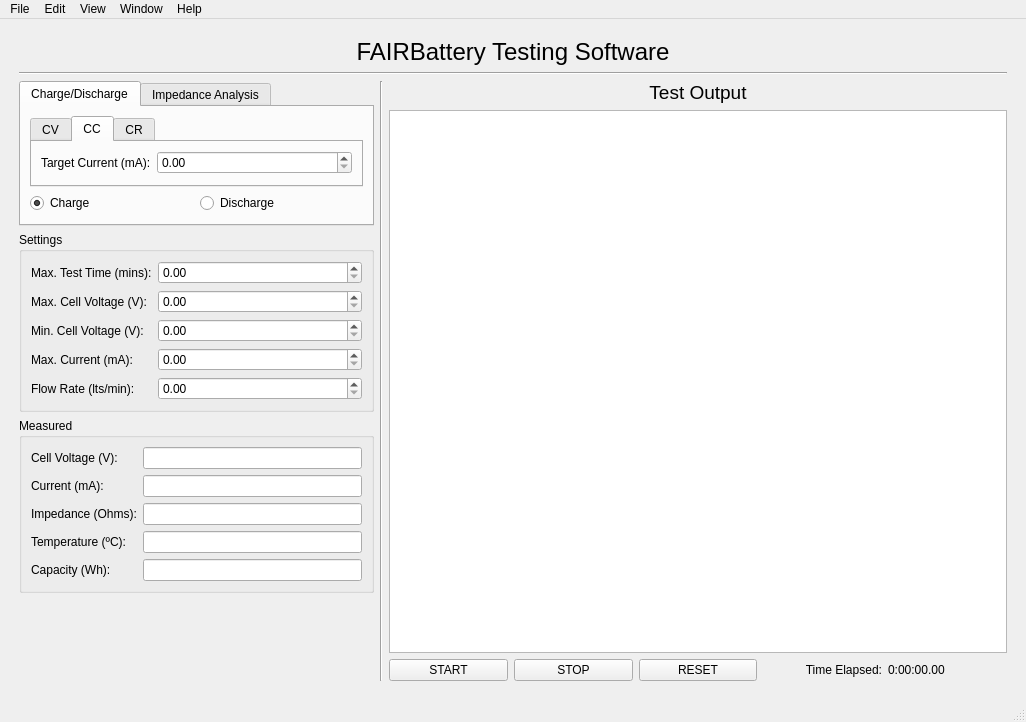
<?xml version="1.0" encoding="UTF-8"?>
<ui version="4.0">
 <class>MainWindow</class>
 <widget class="QMainWindow" name="MainWindow">
  <property name="geometry">
   <rect>
    <x>0</x>
    <y>0</y>
    <width>1026</width>
    <height>722</height>
   </rect>
  </property>
  <property name="windowTitle">
   <string>FAIRBatery Testing Software</string>
  </property>
  <widget class="QWidget" name="centralwidget">
   <layout class="QVBoxLayout" name="verticalLayout_6">
    <item>
     <layout class="QVBoxLayout" name="verticalLayout">
      <property name="leftMargin">
       <number>10</number>
      </property>
      <property name="topMargin">
       <number>10</number>
      </property>
      <property name="rightMargin">
       <number>10</number>
      </property>
      <property name="bottomMargin">
       <number>10</number>
      </property>
      <item>
       <widget class="QLabel" name="title">
        <property name="font">
         <font>
          <pointsize>18</pointsize>
         </font>
        </property>
        <property name="text">
         <string>FAIRBattery Testing Software</string>
        </property>
        <property name="alignment">
         <set>Qt::AlignCenter</set>
        </property>
       </widget>
      </item>
      <item>
       <widget class="Line" name="line">
        <property name="orientation">
         <enum>Qt::Horizontal</enum>
        </property>
       </widget>
      </item>
      <item>
       <layout class="QHBoxLayout" name="horizontalLayout">
        <item>
         <layout class="QVBoxLayout" name="verticalLayout_8">
          <item>
           <widget class="QTabWidget" name="test_mode_tabs">
            <property name="sizePolicy">
             <sizepolicy hsizetype="Fixed" vsizetype="Expanding">
              <horstretch>0</horstretch>
              <verstretch>0</verstretch>
             </sizepolicy>
            </property>
            <property name="minimumSize">
             <size>
              <width>355</width>
              <height>0</height>
             </size>
            </property>
            <property name="currentIndex">
             <number>0</number>
            </property>
            <widget class="QWidget" name="charge">
             <attribute name="title">
              <string>Charge/Discharge</string>
             </attribute>
             <layout class="QVBoxLayout" name="verticalLayout_3">
              <item>
               <widget class="QTabWidget" name="target_selection_tabs">
                <property name="sizePolicy">
                 <sizepolicy hsizetype="Expanding" vsizetype="Fixed">
                  <horstretch>0</horstretch>
                  <verstretch>0</verstretch>
                 </sizepolicy>
                </property>
                <property name="currentIndex">
                 <number>1</number>
                </property>
                <widget class="QWidget" name="CV">
                 <attribute name="title">
                  <string>CV</string>
                 </attribute>
                 <layout class="QVBoxLayout" name="verticalLayout_4">
                  <item>
                   <layout class="QFormLayout" name="formLayout_4">
                    <property name="leftMargin">
                     <number>0</number>
                    </property>
                    <property name="topMargin">
                     <number>0</number>
                    </property>
                    <item row="0" column="0">
                     <widget class="QLabel" name="label_6">
                      <property name="text">
                       <string>Target Cell Voltage (V):</string>
                      </property>
                     </widget>
                    </item>
                    <item row="0" column="1">
                     <widget class="QDoubleSpinBox" name="target_voltage_spinbox">
                      <property name="accelerated">
                       <bool>true</bool>
                      </property>
                      <property name="maximum">
                       <double>4.000000000000000</double>
                      </property>
                      <property name="singleStep">
                       <double>0.100000000000000</double>
                      </property>
                     </widget>
                    </item>
                   </layout>
                  </item>
                 </layout>
                </widget>
                <widget class="QWidget" name="CC">
                 <attribute name="title">
                  <string>CC</string>
                 </attribute>
                 <layout class="QHBoxLayout" name="horizontalLayout_5">
                  <item>
                   <layout class="QFormLayout" name="formLayout_10">
                    <property name="leftMargin">
                     <number>0</number>
                    </property>
                    <property name="topMargin">
                     <number>0</number>
                    </property>
                    <item row="0" column="0">
                     <widget class="QLabel" name="label_17">
                      <property name="text">
                       <string>Target Current (mA):</string>
                      </property>
                     </widget>
                    </item>
                    <item row="0" column="1">
                     <widget class="QDoubleSpinBox" name="target_current_spinbox">
                      <property name="accelerated">
                       <bool>true</bool>
                      </property>
                      <property name="maximum">
                       <double>300.000000000000000</double>
                      </property>
                     </widget>
                    </item>
                   </layout>
                  </item>
                 </layout>
                </widget>
                <widget class="QWidget" name="CR">
                 <attribute name="title">
                  <string>CR</string>
                 </attribute>
                 <layout class="QHBoxLayout" name="horizontalLayout_6">
                  <item>
                   <layout class="QFormLayout" name="formLayout_6">
                    <property name="leftMargin">
                     <number>0</number>
                    </property>
                    <property name="topMargin">
                     <number>0</number>
                    </property>
                    <item row="0" column="0">
                     <widget class="QLabel" name="label_7">
                      <property name="text">
                       <string>Target Load Resistance (Ohms):</string>
                      </property>
                     </widget>
                    </item>
                    <item row="0" column="1">
                     <widget class="QDoubleSpinBox" name="target_resistance_spinbox">
                      <property name="accelerated">
                       <bool>true</bool>
                      </property>
                      <property name="decimals">
                       <number>1</number>
                      </property>
                      <property name="maximum">
                       <double>512.000000000000000</double>
                      </property>
                     </widget>
                    </item>
                   </layout>
                  </item>
                 </layout>
                </widget>
               </widget>
              </item>
              <item>
               <layout class="QHBoxLayout" name="horizontalLayout_4">
                <item>
                 <widget class="QRadioButton" name="charge_radiobutton">
                  <property name="text">
                   <string>Charge</string>
                  </property>
                  <property name="checked">
                   <bool>true</bool>
                  </property>
                 </widget>
                </item>
                <item>
                 <widget class="QRadioButton" name="discharge_radiobutton">
                  <property name="text">
                   <string>Discharge</string>
                  </property>
                 </widget>
                </item>
               </layout>
              </item>
             </layout>
            </widget>
            <widget class="QWidget" name="impedance">
             <attribute name="title">
              <string>Impedance Analysis</string>
             </attribute>
             <layout class="QVBoxLayout" name="verticalLayout_5">
              <item>
               <layout class="QFormLayout" name="formLayout_23">
                <item row="0" column="0">
                 <widget class="QLabel" name="label_33">
                  <property name="text">
                   <string>Min. Frequency (Hz):</string>
                  </property>
                 </widget>
                </item>
                <item row="0" column="1">
                 <widget class="QSpinBox" name="min_frequency_spinbox">
                  <property name="accelerated">
                   <bool>true</bool>
                  </property>
                  <property name="maximum">
                   <number>1000000</number>
                  </property>
                  <property name="singleStep">
                   <number>100</number>
                  </property>
                 </widget>
                </item>
                <item row="1" column="0">
                 <widget class="QLabel" name="label_34">
                  <property name="text">
                   <string>Max. Frequency (Hz):</string>
                  </property>
                 </widget>
                </item>
                <item row="1" column="1">
                 <widget class="QSpinBox" name="max_frequency_spinbox">
                  <property name="accelerated">
                   <bool>true</bool>
                  </property>
                  <property name="maximum">
                   <number>1000000</number>
                  </property>
                  <property name="singleStep">
                   <number>100</number>
                  </property>
                 </widget>
                </item>
                <item row="2" column="0">
                 <widget class="QLabel" name="label_37">
                  <property name="text">
                   <string>Steps per Decade:</string>
                  </property>
                 </widget>
                </item>
                <item row="2" column="1">
                 <widget class="QSpinBox" name="steps_per_decade_spinbox">
                  <property name="accelerated">
                   <bool>true</bool>
                  </property>
                  <property name="minimum">
                   <number>1</number>
                  </property>
                  <property name="maximum">
                   <number>10000</number>
                  </property>
                  <property name="value">
                   <number>50</number>
                  </property>
                 </widget>
                </item>
               </layout>
              </item>
             </layout>
            </widget>
           </widget>
          </item>
          <item>
           <widget class="QGroupBox" name="groupBox_2">
            <property name="title">
             <string>Settings</string>
            </property>
            <layout class="QGridLayout" name="gridLayout_2">
             <item row="0" column="0">
              <layout class="QFormLayout" name="formLayout_9">
               <item row="0" column="0">
                <widget class="QLabel" name="label_16">
                 <property name="text">
                  <string>Max. Test Time (mins):</string>
                 </property>
                </widget>
               </item>
               <item row="0" column="1">
                <widget class="QDoubleSpinBox" name="max_time_spinbox">
                 <property name="minimumSize">
                  <size>
                   <width>76</width>
                   <height>0</height>
                  </size>
                 </property>
                 <property name="accelerated">
                  <bool>true</bool>
                 </property>
                 <property name="maximum">
                  <double>400.000000000000000</double>
                 </property>
                </widget>
               </item>
               <item row="3" column="0">
                <widget class="QLabel" name="label_2">
                 <property name="text">
                  <string>Max. Current (mA):</string>
                 </property>
                </widget>
               </item>
               <item row="3" column="1">
                <widget class="QDoubleSpinBox" name="max_current_spinbox">
                 <property name="minimumSize">
                  <size>
                   <width>76</width>
                   <height>0</height>
                  </size>
                 </property>
                 <property name="accelerated">
                  <bool>true</bool>
                 </property>
                 <property name="decimals">
                  <number>2</number>
                 </property>
                 <property name="maximum">
                  <double>300.000000000000000</double>
                 </property>
                </widget>
               </item>
               <item row="1" column="0">
                <widget class="QLabel" name="label_12">
                 <property name="text">
                  <string>Max. Cell Voltage (V):</string>
                 </property>
                </widget>
               </item>
               <item row="1" column="1">
                <widget class="QDoubleSpinBox" name="max_cell_voltage_spinbox">
                 <property name="minimumSize">
                  <size>
                   <width>76</width>
                   <height>0</height>
                  </size>
                 </property>
                 <property name="accelerated">
                  <bool>true</bool>
                 </property>
                 <property name="maximum">
                  <double>4.500000000000000</double>
                 </property>
                 <property name="singleStep">
                  <double>0.100000000000000</double>
                 </property>
                </widget>
               </item>
               <item row="4" column="0">
                <widget class="QLabel" name="label_10">
                 <property name="text">
                  <string>Flow Rate (lts/min):</string>
                 </property>
                </widget>
               </item>
               <item row="4" column="1">
                <widget class="QDoubleSpinBox" name="flow_rate_spinbox">
                 <property name="minimumSize">
                  <size>
                   <width>76</width>
                   <height>0</height>
                  </size>
                 </property>
                 <property name="accelerated">
                  <bool>true</bool>
                 </property>
                </widget>
               </item>
               <item row="2" column="0">
                <widget class="QLabel" name="label_18">
                 <property name="text">
                  <string>Min. Cell Voltage (V):</string>
                 </property>
                </widget>
               </item>
               <item row="2" column="1">
                <widget class="QDoubleSpinBox" name="min_cell_voltage_spinbox">
                 <property name="minimumSize">
                  <size>
                   <width>76</width>
                   <height>0</height>
                  </size>
                 </property>
                 <property name="accelerated">
                  <bool>true</bool>
                 </property>
                 <property name="maximum">
                  <double>4.000000000000000</double>
                 </property>
                 <property name="singleStep">
                  <double>0.100000000000000</double>
                 </property>
                </widget>
               </item>
              </layout>
             </item>
            </layout>
           </widget>
          </item>
          <item>
           <widget class="QGroupBox" name="groupBox">
            <property name="sizePolicy">
             <sizepolicy hsizetype="Fixed" vsizetype="Preferred">
              <horstretch>0</horstretch>
              <verstretch>0</verstretch>
             </sizepolicy>
            </property>
            <property name="minimumSize">
             <size>
              <width>355</width>
              <height>0</height>
             </size>
            </property>
            <property name="title">
             <string>Measured</string>
            </property>
            <layout class="QGridLayout" name="gridLayout">
             <item row="0" column="0">
              <layout class="QFormLayout" name="formLayout_17">
               <item row="0" column="0">
                <widget class="QLabel" name="label_28">
                 <property name="text">
                  <string>Cell Voltage (V):</string>
                 </property>
                </widget>
               </item>
               <item row="0" column="1">
                <widget class="QLineEdit" name="measured_voltage_lineedit">
                 <property name="readOnly">
                  <bool>true</bool>
                 </property>
                </widget>
               </item>
               <item row="1" column="0">
                <widget class="QLabel" name="label_29">
                 <property name="text">
                  <string>Current (mA):</string>
                 </property>
                </widget>
               </item>
               <item row="1" column="1">
                <widget class="QLineEdit" name="measured_current_lineedit">
                 <property name="readOnly">
                  <bool>true</bool>
                 </property>
                </widget>
               </item>
               <item row="3" column="0">
                <widget class="QLabel" name="label_30">
                 <property name="text">
                  <string>Temperature (ºC):</string>
                 </property>
                </widget>
               </item>
               <item row="3" column="1">
                <widget class="QLineEdit" name="measured_temperature_lineedit">
                 <property name="readOnly">
                  <bool>true</bool>
                 </property>
                </widget>
               </item>
               <item row="4" column="0">
                <widget class="QLabel" name="label_31">
                 <property name="text">
                  <string>Capacity (Wh):</string>
                 </property>
                </widget>
               </item>
               <item row="4" column="1">
                <widget class="QLineEdit" name="measured_capacity_lineedit">
                 <property name="readOnly">
                  <bool>true</bool>
                 </property>
                </widget>
               </item>
               <item row="2" column="0">
                <widget class="QLabel" name="label_5">
                 <property name="text">
                  <string>Impedance (Ohms):</string>
                 </property>
                </widget>
               </item>
               <item row="2" column="1">
                <widget class="QLineEdit" name="measured_impedance_lineedit"/>
               </item>
              </layout>
             </item>
            </layout>
           </widget>
          </item>
          <item>
           <spacer name="verticalSpacer">
            <property name="orientation">
             <enum>Qt::Vertical</enum>
            </property>
            <property name="sizeHint" stdset="0">
             <size>
              <width>20</width>
              <height>40</height>
             </size>
            </property>
           </spacer>
          </item>
         </layout>
        </item>
        <item>
         <widget class="Line" name="line_2">
          <property name="orientation">
           <enum>Qt::Vertical</enum>
          </property>
         </widget>
        </item>
        <item>
         <layout class="QVBoxLayout" name="verticalLayout_2">
          <item>
           <widget class="QLabel" name="label_4">
            <property name="font">
             <font>
              <pointsize>14</pointsize>
             </font>
            </property>
            <property name="text">
             <string>Test Output</string>
            </property>
            <property name="alignment">
             <set>Qt::AlignCenter</set>
            </property>
           </widget>
          </item>
          <item>
           <widget class="GraphicsLayoutWidget" name="graphicsView">
            <property name="minimumSize">
             <size>
              <width>500</width>
              <height>0</height>
             </size>
            </property>
           </widget>
          </item>
          <item>
           <layout class="QHBoxLayout" name="horizontalLayout_2">
            <item>
             <widget class="QPushButton" name="start_button">
              <property name="text">
               <string>START</string>
              </property>
             </widget>
            </item>
            <item>
             <widget class="QPushButton" name="stop_button">
              <property name="text">
               <string>STOP</string>
              </property>
             </widget>
            </item>
            <item>
             <widget class="QPushButton" name="reset_button">
              <property name="text">
               <string>RESET</string>
              </property>
             </widget>
            </item>
            <item>
             <widget class="QLabel" name="label_3">
              <property name="text">
               <string>Time Elapsed:</string>
              </property>
              <property name="alignment">
               <set>Qt::AlignRight|Qt::AlignTrailing|Qt::AlignVCenter</set>
              </property>
             </widget>
            </item>
            <item>
             <widget class="QLabel" name="time_elapsed_value">
              <property name="text">
               <string>0:00:00.00</string>
              </property>
             </widget>
            </item>
           </layout>
          </item>
         </layout>
        </item>
       </layout>
      </item>
     </layout>
    </item>
   </layout>
  </widget>
  <widget class="QStatusBar" name="statusbar"/>
  <widget class="QMenuBar" name="menubar">
   <property name="geometry">
    <rect>
     <x>0</x>
     <y>0</y>
     <width>1026</width>
     <height>24</height>
    </rect>
   </property>
   <widget class="QMenu" name="menuFile">
    <property name="title">
     <string>File</string>
    </property>
    <widget class="QMenu" name="menuSave_Data">
     <property name="title">
      <string>Export Data</string>
     </property>
     <addaction name="actionSave_Raw_Data"/>
     <addaction name="actionFigure"/>
    </widget>
    <widget class="QMenu" name="menuRecent_Tests">
     <property name="title">
      <string>Recent Tests</string>
     </property>
     <addaction name="actionTest1"/>
     <addaction name="actionTest2"/>
     <addaction name="actionTest3"/>
    </widget>
    <addaction name="actionLoad_Test"/>
    <addaction name="menuRecent_Tests"/>
    <addaction name="actionSave_Test"/>
    <addaction name="actionSave_Test_As"/>
    <addaction name="menuSave_Data"/>
    <addaction name="separator"/>
    <addaction name="actionClose"/>
   </widget>
   <widget class="QMenu" name="menuHelp">
    <property name="title">
     <string>Help</string>
    </property>
    <addaction name="actionDocumentation"/>
   </widget>
   <widget class="QMenu" name="menuView">
    <property name="title">
     <string>View</string>
    </property>
    <addaction name="actionEnter_Full_Screen_2"/>
   </widget>
   <widget class="QMenu" name="menuEdit">
    <property name="title">
     <string>Edit</string>
    </property>
    <addaction name="actionUndo"/>
    <addaction name="actionRedo"/>
    <addaction name="separator"/>
    <addaction name="actionCut"/>
    <addaction name="actionCopy"/>
    <addaction name="actionPaste"/>
    <addaction name="actionSelect_All"/>
    <addaction name="separator"/>
   </widget>
   <widget class="QMenu" name="menuWindow">
    <property name="title">
     <string>Window</string>
    </property>
    <addaction name="actionMinimise"/>
    <addaction name="separator"/>
    <addaction name="actionBring_All_to_Front"/>
    <addaction name="separator"/>
    <addaction name="actionTest1_2"/>
   </widget>
   <addaction name="menuFile"/>
   <addaction name="menuEdit"/>
   <addaction name="menuView"/>
   <addaction name="menuWindow"/>
   <addaction name="menuHelp"/>
  </widget>
  <action name="actionLoad_Test">
   <property name="text">
    <string>Load Test</string>
   </property>
   <property name="shortcut">
    <string>Ctrl+O</string>
   </property>
  </action>
  <action name="actionSave_Test">
   <property name="text">
    <string>Save Test</string>
   </property>
   <property name="shortcut">
    <string>Ctrl+S</string>
   </property>
  </action>
  <action name="actionSave_Raw_Data">
   <property name="text">
    <string>Raw Data</string>
   </property>
  </action>
  <action name="actionFigure">
   <property name="text">
    <string>Figure</string>
   </property>
  </action>
  <action name="actionSave_Test_As">
   <property name="text">
    <string>Save Test As</string>
   </property>
   <property name="shortcut">
    <string>Ctrl+Shift+S</string>
   </property>
  </action>
  <action name="actionDocumentation">
   <property name="text">
    <string>Documentation</string>
   </property>
  </action>
  <action name="actionUndo">
   <property name="text">
    <string>Undo</string>
   </property>
   <property name="shortcut">
    <string>Ctrl+Z</string>
   </property>
  </action>
  <action name="actionRedo">
   <property name="text">
    <string>Redo</string>
   </property>
   <property name="shortcut">
    <string>Ctrl+Shift+Z</string>
   </property>
  </action>
  <action name="actionCut">
   <property name="text">
    <string>Cut</string>
   </property>
   <property name="shortcut">
    <string>Ctrl+X</string>
   </property>
  </action>
  <action name="actionCopy">
   <property name="text">
    <string>Copy</string>
   </property>
   <property name="shortcut">
    <string>Ctrl+C</string>
   </property>
  </action>
  <action name="actionPaste">
   <property name="text">
    <string>Paste</string>
   </property>
   <property name="shortcut">
    <string>Ctrl+V</string>
   </property>
  </action>
  <action name="actionSelect_All">
   <property name="text">
    <string>Select All</string>
   </property>
   <property name="shortcut">
    <string>Ctrl+A</string>
   </property>
  </action>
  <action name="actionStart_Dictation">
   <property name="text">
    <string>Start Dictation</string>
   </property>
  </action>
  <action name="actionTest1">
   <property name="text">
    <string>Test1</string>
   </property>
  </action>
  <action name="actionTest2">
   <property name="text">
    <string>Test2</string>
   </property>
  </action>
  <action name="actionTest3">
   <property name="text">
    <string>Test3</string>
   </property>
  </action>
  <action name="actionClose">
   <property name="text">
    <string>Close</string>
   </property>
   <property name="shortcut">
    <string>Ctrl+W</string>
   </property>
  </action>
  <action name="actionMinimise">
   <property name="text">
    <string>Minimise</string>
   </property>
  </action>
  <action name="actionBring_All_to_Front">
   <property name="text">
    <string>Bring All to Front</string>
   </property>
  </action>
  <action name="actionTest1_2">
   <property name="text">
    <string>&gt; Example Test 1</string>
   </property>
  </action>
  <action name="actionEnter_Full_Screen">
   <property name="text">
    <string>Enter Full Screen</string>
   </property>
  </action>
  <action name="actionEnter_Full_Screen_2">
   <property name="text">
    <string>Enter Full Screen</string>
   </property>
  </action>
 </widget>
 <customwidgets>
  <customwidget>
   <class>GraphicsLayoutWidget</class>
   <extends>QGraphicsView</extends>
   <header>pyqtgraph</header>
  </customwidget>
 </customwidgets>
 <resources/>
 <connections>
  <connection>
   <sender>start_button</sender>
   <signal>pressed()</signal>
   <receiver>MainWindow</receiver>
   <slot>start_test_button()</slot>
   <hints>
    <hint type="sourcelabel">
     <x>440</x>
     <y>648</y>
    </hint>
    <hint type="destinationlabel">
     <x>390</x>
     <y>615</y>
    </hint>
   </hints>
  </connection>
  <connection>
   <sender>stop_button</sender>
   <signal>pressed()</signal>
   <receiver>MainWindow</receiver>
   <slot>stop_test_button()</slot>
   <hints>
    <hint type="sourcelabel">
     <x>552</x>
     <y>653</y>
    </hint>
    <hint type="destinationlabel">
     <x>529</x>
     <y>626</y>
    </hint>
   </hints>
  </connection>
  <connection>
   <sender>reset_button</sender>
   <signal>pressed()</signal>
   <receiver>MainWindow</receiver>
   <slot>reset_test_button()</slot>
   <hints>
    <hint type="sourcelabel">
     <x>691</x>
     <y>649</y>
    </hint>
    <hint type="destinationlabel">
     <x>663</x>
     <y>625</y>
    </hint>
   </hints>
  </connection>
  <connection>
   <sender>max_time_spinbox</sender>
   <signal>valueChanged(double)</signal>
   <receiver>MainWindow</receiver>
   <slot>set_max_test_time()</slot>
   <hints>
    <hint type="sourcelabel">
     <x>295</x>
     <y>291</y>
    </hint>
    <hint type="destinationlabel">
     <x>386</x>
     <y>284</y>
    </hint>
   </hints>
  </connection>
  <connection>
   <sender>max_cell_voltage_spinbox</sender>
   <signal>valueChanged(double)</signal>
   <receiver>MainWindow</receiver>
   <slot>set_max_test_voltage()</slot>
   <hints>
    <hint type="sourcelabel">
     <x>274</x>
     <y>332</y>
    </hint>
    <hint type="destinationlabel">
     <x>385</x>
     <y>315</y>
    </hint>
   </hints>
  </connection>
  <connection>
   <sender>min_cell_voltage_spinbox</sender>
   <signal>valueChanged(double)</signal>
   <receiver>MainWindow</receiver>
   <slot>set_min_test_voltage()</slot>
   <hints>
    <hint type="sourcelabel">
     <x>256</x>
     <y>370</y>
    </hint>
    <hint type="destinationlabel">
     <x>387</x>
     <y>342</y>
    </hint>
   </hints>
  </connection>
  <connection>
   <sender>max_current_spinbox</sender>
   <signal>valueChanged(double)</signal>
   <receiver>MainWindow</receiver>
   <slot>set_max_test_current()</slot>
   <hints>
    <hint type="sourcelabel">
     <x>249</x>
     <y>402</y>
    </hint>
    <hint type="destinationlabel">
     <x>386</x>
     <y>378</y>
    </hint>
   </hints>
  </connection>
  <connection>
   <sender>flow_rate_spinbox</sender>
   <signal>valueChanged(double)</signal>
   <receiver>MainWindow</receiver>
   <slot>set_flow_rate()</slot>
   <hints>
    <hint type="sourcelabel">
     <x>290</x>
     <y>433</y>
    </hint>
    <hint type="destinationlabel">
     <x>386</x>
     <y>412</y>
    </hint>
   </hints>
  </connection>
  <connection>
   <sender>test_mode_tabs</sender>
   <signal>currentChanged(int)</signal>
   <receiver>MainWindow</receiver>
   <slot>set_test_mode()</slot>
   <hints>
    <hint type="sourcelabel">
     <x>360</x>
     <y>111</y>
    </hint>
    <hint type="destinationlabel">
     <x>386</x>
     <y>101</y>
    </hint>
   </hints>
  </connection>
  <connection>
   <sender>target_selection_tabs</sender>
   <signal>currentChanged(int)</signal>
   <receiver>MainWindow</receiver>
   <slot>set_test_selection()</slot>
   <hints>
    <hint type="sourcelabel">
     <x>323</x>
     <y>133</y>
    </hint>
    <hint type="destinationlabel">
     <x>386</x>
     <y>133</y>
    </hint>
   </hints>
  </connection>
  <connection>
   <sender>charge_radiobutton</sender>
   <signal>toggled(bool)</signal>
   <receiver>MainWindow</receiver>
   <slot>set_charge_mode()</slot>
   <hints>
    <hint type="sourcelabel">
     <x>165</x>
     <y>223</y>
    </hint>
    <hint type="destinationlabel">
     <x>388</x>
     <y>215</y>
    </hint>
   </hints>
  </connection>
  <connection>
   <sender>target_voltage_spinbox</sender>
   <signal>valueChanged(double)</signal>
   <receiver>MainWindow</receiver>
   <slot>set_target_voltage()</slot>
   <hints>
    <hint type="sourcelabel">
     <x>283</x>
     <y>180</y>
    </hint>
    <hint type="destinationlabel">
     <x>386</x>
     <y>159</y>
    </hint>
   </hints>
  </connection>
  <connection>
   <sender>target_current_spinbox</sender>
   <signal>valueChanged(double)</signal>
   <receiver>MainWindow</receiver>
   <slot>set_target_current()</slot>
   <hints>
    <hint type="sourcelabel">
     <x>310</x>
     <y>188</y>
    </hint>
    <hint type="destinationlabel">
     <x>400</x>
     <y>170</y>
    </hint>
   </hints>
  </connection>
  <connection>
   <sender>target_resistance_spinbox</sender>
   <signal>valueChanged(double)</signal>
   <receiver>MainWindow</receiver>
   <slot>set_target_resistance()</slot>
   <hints>
    <hint type="sourcelabel">
     <x>339</x>
     <y>188</y>
    </hint>
    <hint type="destinationlabel">
     <x>385</x>
     <y>189</y>
    </hint>
   </hints>
  </connection>
  <connection>
   <sender>min_frequency_spinbox</sender>
   <signal>valueChanged(int)</signal>
   <receiver>MainWindow</receiver>
   <slot>set_min_frequency()</slot>
   <hints>
    <hint type="sourcelabel">
     <x>316</x>
     <y>156</y>
    </hint>
    <hint type="destinationlabel">
     <x>397</x>
     <y>144</y>
    </hint>
   </hints>
  </connection>
  <connection>
   <sender>max_frequency_spinbox</sender>
   <signal>valueChanged(int)</signal>
   <receiver>MainWindow</receiver>
   <slot>set_min_frequency()</slot>
   <hints>
    <hint type="sourcelabel">
     <x>316</x>
     <y>190</y>
    </hint>
    <hint type="destinationlabel">
     <x>398</x>
     <y>200</y>
    </hint>
   </hints>
  </connection>
  <connection>
   <sender>steps_per_decade_spinbox</sender>
   <signal>valueChanged(int)</signal>
   <receiver>MainWindow</receiver>
   <slot>set_steps_per_decade()</slot>
   <hints>
    <hint type="sourcelabel">
     <x>300</x>
     <y>224</y>
    </hint>
    <hint type="destinationlabel">
     <x>399</x>
     <y>231</y>
    </hint>
   </hints>
  </connection>
  <connection>
   <sender>actionLoad_Test</sender>
   <signal>triggered()</signal>
   <receiver>MainWindow</receiver>
   <slot>load_test()</slot>
   <hints>
    <hint type="sourcelabel">
     <x>-1</x>
     <y>-1</y>
    </hint>
    <hint type="destinationlabel">
     <x>512</x>
     <y>360</y>
    </hint>
   </hints>
  </connection>
  <connection>
   <sender>actionSave_Raw_Data</sender>
   <signal>triggered()</signal>
   <receiver>MainWindow</receiver>
   <slot>export_raw_data()</slot>
   <hints>
    <hint type="sourcelabel">
     <x>-1</x>
     <y>-1</y>
    </hint>
    <hint type="destinationlabel">
     <x>512</x>
     <y>360</y>
    </hint>
   </hints>
  </connection>
  <connection>
   <sender>actionFigure</sender>
   <signal>triggered()</signal>
   <receiver>MainWindow</receiver>
   <slot>export_figure()</slot>
   <hints>
    <hint type="sourcelabel">
     <x>-1</x>
     <y>-1</y>
    </hint>
    <hint type="destinationlabel">
     <x>512</x>
     <y>360</y>
    </hint>
   </hints>
  </connection>
  <connection>
   <sender>target_resistance_spinbox</sender>
   <signal>editingFinished()</signal>
   <receiver>MainWindow</receiver>
   <slot>set_target_resistance_finished()</slot>
   <hints>
    <hint type="sourcelabel">
     <x>299</x>
     <y>174</y>
    </hint>
    <hint type="destinationlabel">
     <x>297</x>
     <y>70</y>
    </hint>
   </hints>
  </connection>
 </connections>
 <slots>
  <slot>set_max_test_time()</slot>
  <slot>set_max_test_voltage()</slot>
  <slot>set_min_test_voltage()</slot>
  <slot>set_target_voltage()</slot>
  <slot>set_target_current()</slot>
  <slot>start_test_button()</slot>
  <slot>stop_test_button()</slot>
  <slot>reset_test_button()</slot>
  <slot>export_raw_data()</slot>
  <slot>save_test()</slot>
  <slot>load_test()</slot>
  <slot>set_max_test_current()</slot>
  <slot>set_flow_rate()</slot>
  <slot>set_test_mode()</slot>
  <slot>set_test_selection()</slot>
  <slot>set_charge_mode()</slot>
  <slot>set_target_resistance()</slot>
  <slot>set_min_frequency()</slot>
  <slot>set_max_frequency()</slot>
  <slot>set_steps_per_decade()</slot>
  <slot>export_figure()</slot>
  <slot>set_target_resistance_finished()</slot>
 </slots>
</ui>
